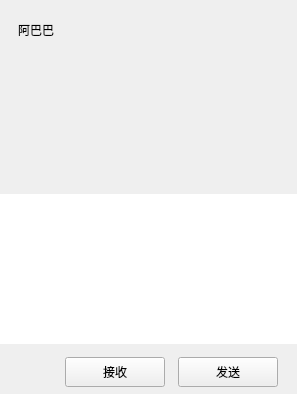
<?xml version="1.0" encoding="UTF-8"?>
<ui version="4.0">
 <class>ChatPage</class>
 <widget class="QWidget" name="ChatPage">
  <property name="geometry">
   <rect>
    <x>0</x>
    <y>0</y>
    <width>297</width>
    <height>394</height>
   </rect>
  </property>
  <property name="windowTitle">
   <string>Form</string>
  </property>
  <layout class="QVBoxLayout" name="verticalLayout">
   <property name="spacing">
    <number>0</number>
   </property>
   <property name="leftMargin">
    <number>0</number>
   </property>
   <property name="topMargin">
    <number>0</number>
   </property>
   <property name="rightMargin">
    <number>0</number>
   </property>
   <property name="bottomMargin">
    <number>0</number>
   </property>
   <item>
    <widget class="QWidget" name="chatDataWidget" native="true">
     <layout class="QVBoxLayout" name="verticalLayout_4">
      <property name="spacing">
       <number>0</number>
      </property>
      <property name="leftMargin">
       <number>0</number>
      </property>
      <property name="topMargin">
       <number>0</number>
      </property>
      <property name="rightMargin">
       <number>0</number>
      </property>
      <property name="bottomMargin">
       <number>0</number>
      </property>
      <item>
       <widget class="QWidget" name="titleWidget" native="true">
        <property name="minimumSize">
         <size>
          <width>0</width>
          <height>60</height>
         </size>
        </property>
        <property name="maximumSize">
         <size>
          <width>16777215</width>
          <height>60</height>
         </size>
        </property>
        <layout class="QHBoxLayout" name="horizontalLayout_3">
         <item>
          <widget class="QWidget" name="widget_2" native="true">
           <layout class="QHBoxLayout" name="horizontalLayout_4">
            <item>
             <widget class="QLabel" name="titleLabel">
              <property name="text">
               <string>阿巴巴</string>
              </property>
             </widget>
            </item>
           </layout>
          </widget>
         </item>
        </layout>
       </widget>
      </item>
      <item>
       <widget class="ChatView" name="msgWidget" native="true"/>
      </item>
      <item>
       <widget class="QWidget" name="toolWidget" native="true">
        <property name="minimumSize">
         <size>
          <width>0</width>
          <height>45</height>
         </size>
        </property>
        <property name="maximumSize">
         <size>
          <width>16777215</width>
          <height>45</height>
         </size>
        </property>
        <layout class="QHBoxLayout" name="horizontalLayout_5">
         <property name="leftMargin">
          <number>2</number>
         </property>
         <property name="topMargin">
          <number>2</number>
         </property>
         <property name="rightMargin">
          <number>2</number>
         </property>
         <property name="bottomMargin">
          <number>2</number>
         </property>
         <item>
          <spacer name="horizontalSpacer_2">
           <property name="orientation">
            <enum>Qt::Horizontal</enum>
           </property>
           <property name="sizeType">
            <enum>QSizePolicy::Fixed</enum>
           </property>
           <property name="sizeHint" stdset="0">
            <size>
             <width>5</width>
             <height>20</height>
            </size>
           </property>
          </spacer>
         </item>
         <item>
          <widget class="ClickedLabel" name="emoLabel">
           <property name="minimumSize">
            <size>
             <width>25</width>
             <height>25</height>
            </size>
           </property>
           <property name="maximumSize">
            <size>
             <width>25</width>
             <height>25</height>
            </size>
           </property>
           <property name="text">
            <string/>
           </property>
          </widget>
         </item>
         <item>
          <spacer name="horizontalSpacer_4">
           <property name="orientation">
            <enum>Qt::Horizontal</enum>
           </property>
           <property name="sizeType">
            <enum>QSizePolicy::Fixed</enum>
           </property>
           <property name="sizeHint" stdset="0">
            <size>
             <width>5</width>
             <height>20</height>
            </size>
           </property>
          </spacer>
         </item>
         <item>
          <widget class="ClickedLabel" name="fileLabel">
           <property name="sizePolicy">
            <sizepolicy hsizetype="Preferred" vsizetype="Preferred">
             <horstretch>0</horstretch>
             <verstretch>0</verstretch>
            </sizepolicy>
           </property>
           <property name="minimumSize">
            <size>
             <width>25</width>
             <height>25</height>
            </size>
           </property>
           <property name="maximumSize">
            <size>
             <width>25</width>
             <height>25</height>
            </size>
           </property>
           <property name="text">
            <string/>
           </property>
          </widget>
         </item>
         <item>
          <spacer name="horizontalSpacer_3">
           <property name="orientation">
            <enum>Qt::Horizontal</enum>
           </property>
           <property name="sizeHint" stdset="0">
            <size>
             <width>40</width>
             <height>20</height>
            </size>
           </property>
          </spacer>
         </item>
        </layout>
       </widget>
      </item>
      <item>
       <widget class="MessageTextEdit" name="chatEdit">
        <property name="maximumSize">
         <size>
          <width>16777215</width>
          <height>150</height>
         </size>
        </property>
        <property name="frameShape">
         <enum>QFrame::NoFrame</enum>
        </property>
       </widget>
      </item>
      <item>
       <widget class="QWidget" name="sendWidget" native="true">
        <property name="maximumSize">
         <size>
          <width>16777215</width>
          <height>50</height>
         </size>
        </property>
        <layout class="QHBoxLayout" name="horizontalLayout_6">
         <property name="spacing">
          <number>3</number>
         </property>
         <property name="bottomMargin">
          <number>3</number>
         </property>
         <item>
          <spacer name="horizontalSpacer_6">
           <property name="orientation">
            <enum>Qt::Horizontal</enum>
           </property>
           <property name="sizeHint" stdset="0">
            <size>
             <width>40</width>
             <height>20</height>
            </size>
           </property>
          </spacer>
         </item>
         <item>
          <widget class="ClickedBtn" name="recvButton">
           <property name="minimumSize">
            <size>
             <width>100</width>
             <height>30</height>
            </size>
           </property>
           <property name="maximumSize">
            <size>
             <width>100</width>
             <height>30</height>
            </size>
           </property>
           <property name="text">
            <string>接收</string>
           </property>
          </widget>
         </item>
         <item>
          <spacer name="horizontalSpacer_5">
           <property name="orientation">
            <enum>Qt::Horizontal</enum>
           </property>
           <property name="sizeType">
            <enum>QSizePolicy::Fixed</enum>
           </property>
           <property name="sizeHint" stdset="0">
            <size>
             <width>10</width>
             <height>20</height>
            </size>
           </property>
          </spacer>
         </item>
         <item>
          <widget class="ClickedBtn" name="sendButton">
           <property name="minimumSize">
            <size>
             <width>100</width>
             <height>30</height>
            </size>
           </property>
           <property name="maximumSize">
            <size>
             <width>100</width>
             <height>30</height>
            </size>
           </property>
           <property name="text">
            <string>发送</string>
           </property>
          </widget>
         </item>
         <item>
          <spacer name="horizontalSpacer_7">
           <property name="orientation">
            <enum>Qt::Horizontal</enum>
           </property>
           <property name="sizeType">
            <enum>QSizePolicy::Fixed</enum>
           </property>
           <property name="sizeHint" stdset="0">
            <size>
             <width>10</width>
             <height>20</height>
            </size>
           </property>
          </spacer>
         </item>
        </layout>
       </widget>
      </item>
     </layout>
    </widget>
   </item>
  </layout>
 </widget>
 <customwidgets>
  <customwidget>
   <class>ClickedBtn</class>
   <extends>QPushButton</extends>
   <header location="global">clickedbtn.h</header>
  </customwidget>
  <customwidget>
   <class>ClickedLabel</class>
   <extends>QLabel</extends>
   <header location="global">clickedlabel.h</header>
  </customwidget>
  <customwidget>
   <class>ChatView</class>
   <extends>QWidget</extends>
   <header location="global">chatview.h</header>
   <container>1</container>
  </customwidget>
  <customwidget>
   <class>MessageTextEdit</class>
   <extends>QTextEdit</extends>
   <header location="global">messagetextedit.h</header>
  </customwidget>
 </customwidgets>
 <resources/>
 <connections/>
</ui>
